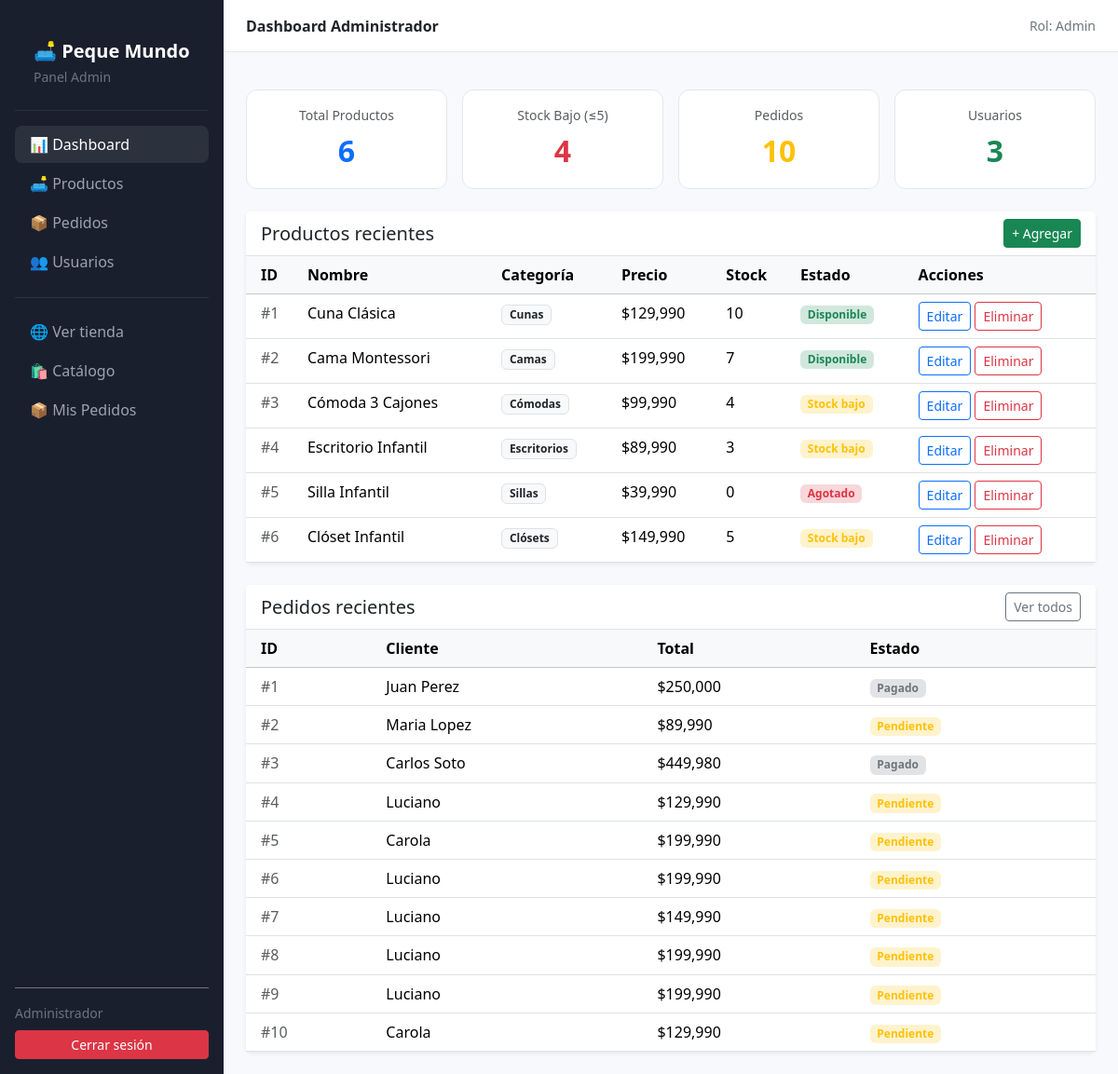
The app's page /admin (signed in) with its own data.
### pequemundo/app.py (models this page shows)
class Usuario(db.Model):
    id       = db.Column(db.Integer, primary_key=True)
    nombre   = db.Column(db.String(100), nullable=False)
    email    = db.Column(db.String(100), unique=True, nullable=False)
    password = db.Column(db.String(200), nullable=False)
    telefono = db.Column(db.String(20), nullable=True)
    rol      = db.Column(db.String(20), nullable=False, default='Cliente')

class Producto(db.Model):
    id        = db.Column(db.Integer, primary_key=True)
    nombre    = db.Column(db.String(100), nullable=False)
    descripcion = db.Column(db.String(300), nullable=False)
    imagen    = db.Column(db.String(255), nullable=False)
    categoria = db.Column(db.String(50), nullable=False)
    precio    = db.Column(db.Float, nullable=False)
    stock     = db.Column(db.Integer, nullable=False)
    estado    = db.Column(db.String(20), nullable=False)

class Pedido(db.Model):
    id               = db.Column(db.Integer, primary_key=True)
    cliente          = db.Column(db.String(100), nullable=False)
    cliente_email    = db.Column(db.String(100), nullable=True)
    total            = db.Column(db.Float, nullable=False)
    estado           = db.Column(db.String(30), nullable=False, default='Pendiente')
    vendedor_id      = db.Column(db.Integer, db.ForeignKey('usuario.id'), nullable=True)
    mp_preference_id = db.Column(db.String(200), nullable=True)
    mp_payment_id    = db.Column(db.String(200), nullable=True)
    mp_status        = db.Column(db.String(50), nullable=True)
    items_json       = db.Column(db.Text, nullable=True)
    vendedor         = db.relationship('Usuario', backref='pedidos_vendedor', foreign_keys=[vendedor_id])

### pequemundo/app.py (the view)
@app.route('/admin')
@requiere_admin
def dashboard():
    productos = Producto.query.all()
    pedidos   = Pedido.query.all()
    usuarios  = Usuario.query.all()
    return render_template('dashboard.html', productos=productos, pedidos=pedidos, usuarios=usuarios)

### pequemundo/app.py (called while the page is built)
def requiere_admin(f):
    @wraps(f)
    def decorado(*args, **kwargs):
        if session.get('rol') != 'Admin':
            flash('Debes iniciar sesión como administrador.', 'danger')
            return redirect(url_for('login'))
        return f(*args, **kwargs)
    return decorado

### pequemundo/templates/dashboard.html (shortened to what this page needs)
{% extends "admin_base.html" %}
{% block topbar_titulo %}Dashboard Administrador{% endblock %}
{% block contenido %}
<div class="row g-3 mb-4">
  <div class="col-md-3">
    <div class="stat-card p-3 text-center">
      <div class="text-muted small mb-1">Total Productos</div>
      <div class="fs-2 fw-bold text-primary">{{ productos|length }}</div>
    </div>
  </div>
  <div class="col-md-3">
    <div class="stat-card p-3 text-center">
      <div class="text-muted small mb-1">Stock Bajo (≤5)</div>
      <div class="fs-2 fw-bold text-danger">
        {{ productos | selectattr('stock', 'lessthan', 6) | list | length }}
      </div>
    </div>
  </div>
  <div class="col-md-3">
    <div class="stat-card p-3 text-center">
      <div class="text-muted small mb-1">Pedidos</div>
      <div class="fs-2 fw-bold text-warning">{{ pedidos|length }}</div>
    </div>
  </div>
  <div class="col-md-3">
    <div class="stat-card p-3 text-center">
      <div class="text-muted small mb-1">Usuarios</div>
      <div class="fs-2 fw-bold text-success">{{ usuarios|length }}</div>
    </div>
  </div>
</div>
<div class="card border-0 shadow-sm mb-4">
  <div class="card-header bg-white d-flex justify-content-between align-items-center border-bottom">
    <h5 class="mb-0">Productos recientes</h5>
    <a href="{{ url_for('agregar_producto') }}" class="btn btn-success btn-sm">+ Agregar</a>
  </div>
  <div class="card-body p-0">
    <table class="table table-hover mb-0">
      <thead class="table-light">
        <tr>
          <th class="ps-3">ID</th>
          <th>Nombre</th>
          <th>Categoría</th>
          <th>Precio</th>
          <th>Stock</th>
          <th>Estado</th>
          <th>Acciones</th>
        </tr>
      </thead>
      <tbody>
        {% for p in productos %}
        <tr>
          <td class="ps-3 text-muted">#{{ p.id }}</td>
          <td class="fw-medium">{{ p.nombre }}</td>
          <td><span class="badge bg-light text-dark border">{{ p.categoria }}</span></td>
          <td>${{ "{:,.0f}".format(p.precio) }}</td>
          <td>{{ p.stock }}</td>
          <td>
            {% if p.stock > 5 %}
              <span class="badge bg-success-subtle text-success">Disponible</span>
            {% elif p.stock > 0 %}
              <span class="badge bg-warning-subtle text-warning">Stock bajo</span>
            {% else %}
              <span class="badge bg-danger-subtle text-danger">Agotado</span>
            {% endif %}
          </td>
          <td>
            <a href="{{ url_for('editar_producto', id=p.id) }}" class="btn btn-outline-primary btn-sm">Editar</a>
            <form action="{{ url_for('eliminar_producto', id=p.id) }}" method="POST" class="d-inline"
                  onsubmit="return confirm('¿Eliminar este producto?')">
              <button class="btn btn-outline-danger btn-sm">Eliminar</button>
            </form>
          </td>
        </tr>
        {% else %}
        <tr><td colspan="7" class="text-center text-muted py-4">No hay productos registrados.</td></tr>
        {% endfor %}
      </tbody>
    </table>
  </div>
</div>
<div class="card border-0 shadow-sm">
  <div class="card-header bg-white border-bottom d-flex justify-content-between align-items-center">
    <h5 class="mb-0">Pedidos recientes</h5>
    <a href="{{ url_for('pedidos') }}" class="btn btn-outline-secondary btn-sm">Ver todos</a>
  </div>
  <div class="card-body p-0">
    <table class="table table-hover mb-0">
      <thead class="table-light">
        <tr>
          <th class="ps-3">ID</th>
          <th>Cliente</th>
          <th>Total</th>
          <th>Estado</th>
        </tr>
      </thead>
      <tbody>
        {% for p in pedidos %}
        <tr>
          <td class="ps-3 text-muted">#{{ p.id }}</td>
          <td>{{ p.cliente }}</td>
          <td class="fw-medium">${{ "{:,.0f}".format(p.total) }}</td>
          <td>
            {% if p.estado == 'Pendiente' %}
              <span class="badge bg-warning-subtle text-warning">Pendiente</span>
            {% elif p.estado == 'Enviado' %}
              <span class="badge bg-info-subtle text-info">Enviado</span>
            {% elif p.estado == 'Entregado' %}
              <span class="badge bg-success-subtle text-success">Entregado</span>
            {% else %}
              <span class="badge bg-secondary-subtle text-secondary">{{ p.estado }}</span>
            {% endif %}
          </td>
        </tr>
        {% else %}
        <tr><td colspan="4" class="text-center text-muted py-4">No hay pedidos.</td></tr>
        {% endfor %}
      </tbody>
    </table>
  </div>
</div>
{% endblock %}

### pequemundo/templates/admin_base.html (shortened to what this page needs)
<!DOCTYPE html>
<html lang="es">
<head>
  <link href="https://cdn.jsdelivr.net/npm/bootstrap@5.3.3/dist/css/bootstrap.min.css" rel="stylesheet">
</head>
<body>
<div class="d-flex">
  <aside class="sidebar text-white p-3 d-flex flex-column">
    <div class="brand mb-3">
      <span class="fw-bold fs-5">🛋️ Peque Mundo</span><br>
      <small class="text-secondary">Panel Admin</small>
    </div>
    <ul class="nav flex-column flex-grow-1">
      <li class="nav-item">
        <a href="{{ url_for('dashboard') }}" class="nav-link {% if request.endpoint == 'dashboard' %}active{% endif %}">
          <span class="icon">📊</span> Dashboard
        </a>
      </li>
      <li class="nav-item">
        <a href="{{ url_for('productos') }}" class="nav-link {% if request.endpoint in ['productos','agregar_producto','editar_producto'] %}active{% endif %}">
          <span class="icon">🛋️</span> Productos
        </a>
      </li>
      <li class="nav-item">
        <a href="{{ url_for('pedidos') }}" class="nav-link {% if request.endpoint == 'pedidos' %}active{% endif %}">
          <span class="icon">📦</span> Pedidos
        </a>
      </li>
      <li class="nav-item">
        <a href="{{ url_for('usuarios') }}" class="nav-link {% if request.endpoint == 'usuarios' %}active{% endif %}">
          <span class="icon">👥</span> Usuarios
        </a>
      </li>
      <hr class="border-secondary">
      <li class="nav-item">
        <a href="{{ url_for('inicio') }}" class="nav-link">
          <span class="icon">🌐</span> Ver tienda
        </a>
      </li>
      <li class="nav-item">
        <a href="{{ url_for('catalogo') }}" class="nav-link">
          <span class="icon">🛍️</span> Catálogo
        </a>
      </li>
      <li class="nav-item">
        <a href="{{ url_for('mis_pedidos') }}" class="nav-link {% if request.endpoint == 'mis_pedidos' %}active{% endif %}">
          <span class="icon">📦</span> Mis Pedidos
        </a>
      </li>
    </ul>
    <div class="mt-auto pt-3 border-top border-secondary">
      <small class="text-secondary d-block mb-2">{{ session.get('usuario', 'Admin') }}</small>
      <a href="{{ url_for('cerrar_sesion') }}" class="btn btn-danger btn-sm w-100">Cerrar sesión</a>
    </div>
  </aside>
  <div class="flex-grow-1 main-content" style="min-height:100vh;">
    <nav class="topbar d-flex align-items-center px-4">
      <span class="fw-semibold text-dark">{% block topbar_titulo %}Panel Admin{% endblock %}</span>
      <span class="ms-auto text-secondary small">Rol: {{ session.get('rol', '') }}</span>
    </nav>
    <div class="px-4 pt-3">
    </div>
    <div class="p-4">
      {% block contenido %}{% endblock %}
    </div>
  </div>
</div>
</body>
</html>

### pequemundo/templates/admin_base.html (style rules this page uses)
.sidebar { width: 240px; min-height: 100vh; background: #1a1f2e; flex-shrink: 0; }
.sidebar .brand { padding: 1.5rem 1.25rem; border-bottom: 1px solid rgba(255,255,255,0.08); }
.nav-link { color: #9ca3af !important; border-radius: 8px; margin-bottom: 2px; transition: 0.15s; }
.nav-link:hover, .nav-link.active { background: rgba(255,255,255,0.08); color: #fff !important; }
.nav-link .icon { width: 20px; text-align: center; }
.topbar { height: 56px; border-bottom: 1px solid #e5e7eb; background: #fff; }
.main-content { background: #f8f9fc; }
.stat-card { background: #fff; border: 1px solid #e5e7eb; border-radius: 12px; }

### records on screen
Usuario: get "Administrador", get "Admin"
Producto: id "1", nombre "Cuna Clásica", categoria "Cunas", precio "129,990", stock "10", shows "Disponible"
Producto: id "2", nombre "Cama Montessori", categoria "Camas", precio "199,990", stock "7", shows "Disponible"
Producto: id "3", nombre "Cómoda 3 Cajones", categoria "Cómodas", precio "99,990", stock "4", shows "Stock bajo"
Producto: id "4", nombre "Escritorio Infantil", categoria "Escritorios", precio "89,990", stock "3", shows "Stock bajo"
Producto: id "5", nombre "Silla Infantil", categoria "Sillas", precio "39,990", stock "0", shows "Agotado"
Producto: id "6", nombre "Clóset Infantil", categoria "Clósets", precio "149,990", stock "5", shows "Stock bajo"
Pedido: id "1", cliente "Juan Perez", total "250,000", estado "Pagado"
Pedido: id "2", cliente "Maria Lopez", total "89,990", estado "Pendiente"
Pedido: id "3", cliente "Carlos Soto", total "449,980", estado "Pagado"
Pedido: id "4", cliente "Luciano", total "129,990", estado "Pendiente"
Pedido: id "5", cliente "Carola", total "199,990", estado "Pendiente"
Pedido: id "6", cliente "Luciano", total "199,990", estado "Pendiente"
Pedido: id "7", cliente "Luciano", total "149,990", estado "Pendiente"
Pedido: id "8", cliente "Luciano", total "199,990", estado "Pendiente"
Pedido: id "9", cliente "Luciano", total "199,990", estado "Pendiente"
Pedido: id "10", cliente "Carola", total "129,990", estado "Pendiente"

### other values on screen
{{ productos|length }} "6"
{{ productos | selectattr('stock', 'lessthan', 6) | list | length }} "4"
{{ pedidos|length }} "10"
{{ usuarios|length }} "3"
